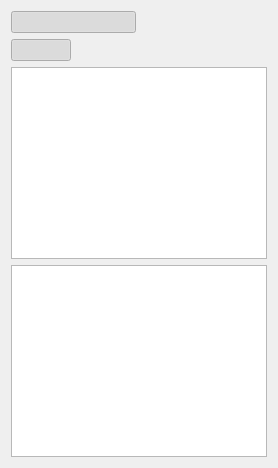
        <widget class="QWidget" name="tabGraveyard">
         <attribute name="title">
          <string>Graveyard</string>
         </attribute>
         <layout class="QVBoxLayout" name="tabGraveyardVerticalLayout">
          <item>
           <layout class="QHBoxLayout" name="horizontalLayout_7">
            <item>
             <widget class="QPushButton" name="graveyardButtonPlayer">
              <property name="toolTip">
               <string>Player</string>
              </property>
              <property name="text">
               <string/>
              </property>
              <property name="icon">
               <iconset>
                <normalon>:/Images/graveyardPlayer.png</normalon>
               </iconset>
              </property>
              <property name="iconSize">
               <size>
                <width>32</width>
                <height>32</height>
               </size>
              </property>
              <property name="checkable">
               <bool>true</bool>
              </property>
              <property name="checked">
               <bool>true</bool>
              </property>
              <property name="autoExclusive">
               <bool>true</bool>
              </property>
              <property name="flat">
               <bool>true</bool>
              </property>
             </widget>
            </item>
            <item>
             <widget class="QPushButton" name="graveyardButtonEnemy">
              <property name="toolTip">
               <string>Enemy</string>
              </property>
              <property name="text">
               <string/>
              </property>
              <property name="icon">
               <iconset>
                <normalon>:/Images/graveyardEnemy.png</normalon>
               </iconset>
              </property>
              <property name="iconSize">
               <size>
                <width>32</width>
                <height>32</height>
               </size>
              </property>
              <property name="checkable">
               <bool>true</bool>
              </property>
              <property name="autoExclusive">
               <bool>true</bool>
              </property>
              <property name="flat">
               <bool>true</bool>
              </property>
             </widget>
            </item>
           </layout>
          </item>
          <item>
           <layout class="QHBoxLayout" name="horizontalLayout_8">
            <item>
             <widget class="QPushButton" name="graveyardButtonAll">
              <property name="toolTip">
               <string>All</string>
              </property>
              <property name="text">
               <string/>
              </property>
              <property name="icon">
               <iconset>
                <normalon>:/Images/weaponsMinionsSpells.png</normalon>
               </iconset>
              </property>
              <property name="iconSize">
               <size>
                <width>32</width>
                <height>32</height>
               </size>
              </property>
              <property name="checkable">
               <bool>true</bool>
              </property>
              <property name="checked">
               <bool>true</bool>
              </property>
              <property name="autoExclusive">
               <bool>true</bool>
              </property>
              <property name="flat">
               <bool>true</bool>
              </property>
             </widget>
            </item>
            <item>
             <widget class="QPushButton" name="graveyardButtonMinions">
              <property name="toolTip">
               <string>Minions</string>
              </property>
              <property name="text">
               <string/>
              </property>
              <property name="icon">
               <iconset>
                <normalon>:/Images/minionsCounter.png</normalon>
               </iconset>
              </property>
              <property name="iconSize">
               <size>
                <width>32</width>
                <height>32</height>
               </size>
              </property>
              <property name="checkable">
               <bool>true</bool>
              </property>
              <property name="checked">
               <bool>false</bool>
              </property>
              <property name="autoExclusive">
               <bool>true</bool>
              </property>
              <property name="flat">
               <bool>true</bool>
              </property>
             </widget>
            </item>
            <item>
             <widget class="QPushButton" name="graveyardButtonSpells">
              <property name="toolTip">
               <string>Spells</string>
              </property>
              <property name="text">
               <string/>
              </property>
              <property name="icon">
               <iconset>
                <normalon>:/Images/spellsCounter.png</normalon>
               </iconset>
              </property>
              <property name="iconSize">
               <size>
                <width>32</width>
                <height>32</height>
               </size>
              </property>
              <property name="checkable">
               <bool>true</bool>
              </property>
              <property name="checked">
               <bool>false</bool>
              </property>
              <property name="autoExclusive">
               <bool>true</bool>
              </property>
              <property name="flat">
               <bool>true</bool>
              </property>
             </widget>
            </item>
            <item>
             <widget class="QPushButton" name="graveyardButtonWeapons">
              <property name="toolTip">
               <string>Weapons</string>
              </property>
              <property name="text">
               <string/>
              </property>
              <property name="icon">
               <iconset>
                <normalon>:/Images/weaponsCounter.png</normalon>
               </iconset>
              </property>
              <property name="iconSize">
               <size>
                <width>32</width>
                <height>32</height>
               </size>
              </property>
              <property name="checkable">
               <bool>true</bool>
              </property>
              <property name="checked">
               <bool>false</bool>
              </property>
              <property name="autoExclusive">
               <bool>true</bool>
              </property>
              <property name="flat">
               <bool>true</bool>
              </property>
             </widget>
            </item>
           </layout>
          </item>
          <item>
           <widget class="MoveListWidget" name="graveyardListWidgetPlayer"/>
          </item>
          <item>
           <widget class="MoveListWidget" name="graveyardListWidgetEnemy"/>
          </item>
         </layout>
        </widget>
